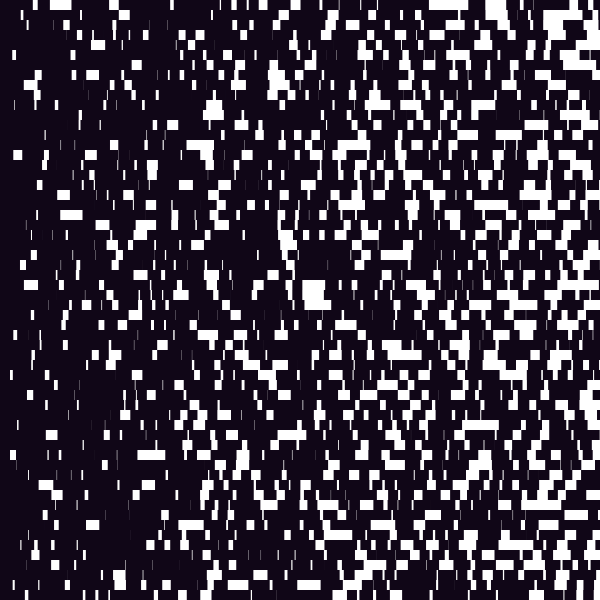
Frame 1 (no input)
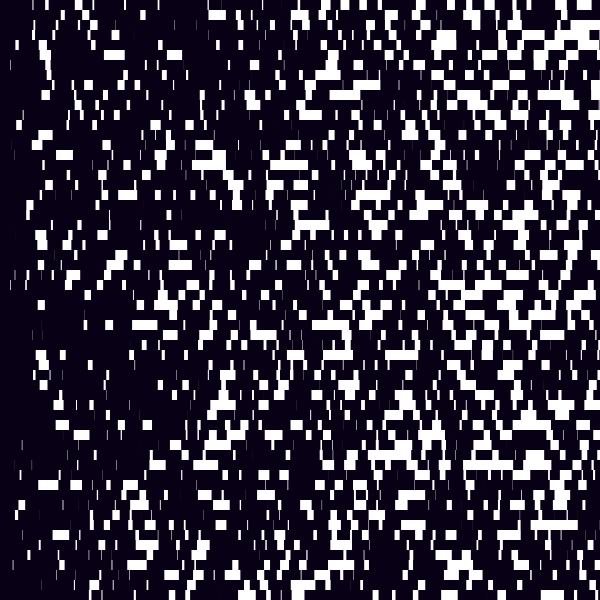
Frame 60 (the mouse pressed at the canvas centre just before this capture)
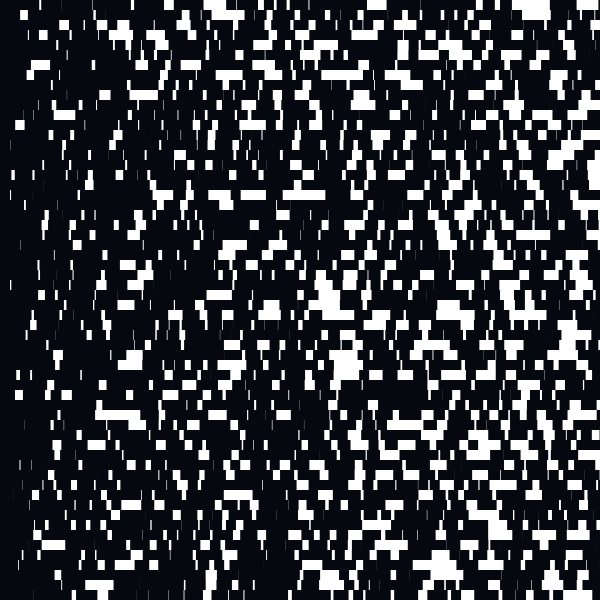
Frame 120 (the mouse held since frame 60 and released just before this capture)

The Processing sketch that drew these frames (run headless with seeded random() and noise(); from frame 60 on, the mouse is pressed at the canvas centre):

// Processing sketch: processing_73009
// ── processing_73009.pde


int x;
int y;

void setup(){
  size(600,600);

  
  x = 0; 
  y = 100;
}

void draw(){
  background(255);
  smooth();
  noStroke();
  fill(random(25),random(25),random(25));
  if(x>width){
  x = 0;
  }  
  for(int x = 0; x < width; x++)
  for(int y = 0; y < height; y++)  
  rect(x*random(-10.,10.),y*10,10,10);
  x++;
  y++;
  
}


 
